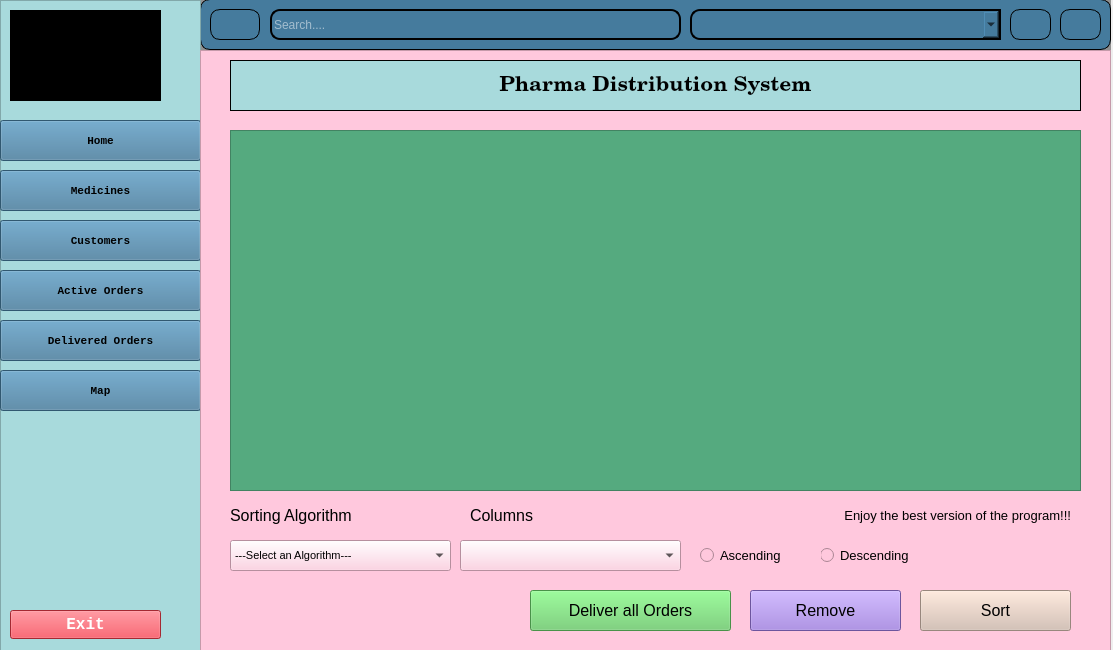
<?xml version="1.0" encoding="UTF-8"?>
<ui version="4.0">
 <class>MainWindow</class>
 <widget class="QMainWindow" name="MainWindow">
  <property name="geometry">
   <rect>
    <x>0</x>
    <y>0</y>
    <width>1113</width>
    <height>650</height>
   </rect>
  </property>
  <property name="windowTitle">
   <string>MainWindow</string>
  </property>
  <widget class="QWidget" name="centralwidget">
   <widget class="QWidget" name="widget_3" native="true">
    <property name="geometry">
     <rect>
      <x>0</x>
      <y>-10</y>
      <width>1111</width>
      <height>661</height>
     </rect>
    </property>
    <property name="styleSheet">
     <string notr="true">
background-color: rgb(144, 144, 144);</string>
    </property>
    <widget class="QWidget" name="widget" native="true">
     <property name="geometry">
      <rect>
       <x>200</x>
       <y>9</y>
       <width>911</width>
       <height>51</height>
      </rect>
     </property>
     <property name="minimumSize">
      <size>
       <width>0</width>
       <height>40</height>
      </size>
     </property>
     <property name="styleSheet">
      <string notr="true">background-color: #457b9d;
border-radius: 10px;



border: 1px solid black; /* Sets a black border with a width of 2 pixels */
</string>
     </property>
     <widget class="QPushButton" name="pushButton_13">
      <property name="geometry">
       <rect>
        <x>10</x>
        <y>10</y>
        <width>50</width>
        <height>31</height>
       </rect>
      </property>
      <property name="maximumSize">
       <size>
        <width>50</width>
        <height>50</height>
       </size>
      </property>
      <property name="text">
       <string/>
      </property>
      <property name="icon">
       <iconset>
        <normaloff>../icon/window-split-horizontal-128.gif</normaloff>../icon/window-split-horizontal-128.gif</iconset>
      </property>
      <property name="iconSize">
       <size>
        <width>20</width>
        <height>20</height>
       </size>
      </property>
      <property name="checkable">
       <bool>true</bool>
      </property>
     </widget>
     <widget class="QPushButton" name="pushButton_15">
      <property name="geometry">
       <rect>
        <x>810</x>
        <y>10</y>
        <width>41</width>
        <height>31</height>
       </rect>
      </property>
      <property name="text">
       <string/>
      </property>
      <property name="icon">
       <iconset>
        <normaloff>../icon/search.gif</normaloff>../icon/search.gif</iconset>
      </property>
     </widget>
     <widget class="QLineEdit" name="txtSearch">
      <property name="geometry">
       <rect>
        <x>70</x>
        <y>10</y>
        <width>411</width>
        <height>31</height>
       </rect>
      </property>
      <property name="styleSheet">
       <string notr="true">color: #fff;
border-radius: 10px; /* Sets a border radius of 10 pixels */
border: 2px solid black; /* Sets a black border with a width of 2 pixels */
</string>
      </property>
      <property name="placeholderText">
       <string>Search....</string>
      </property>
     </widget>
     <widget class="QPushButton" name="btnClose">
      <property name="geometry">
       <rect>
        <x>860</x>
        <y>10</y>
        <width>41</width>
        <height>31</height>
       </rect>
      </property>
      <property name="text">
       <string/>
      </property>
      <property name="icon">
       <iconset>
        <normaloff>../icon/exist.gif</normaloff>../icon/exist.gif</iconset>
      </property>
      <property name="iconSize">
       <size>
        <width>16</width>
        <height>16</height>
       </size>
      </property>
     </widget>
     <widget class="QComboBox" name="comboColumns">
      <property name="geometry">
       <rect>
        <x>490</x>
        <y>10</y>
        <width>311</width>
        <height>31</height>
       </rect>
      </property>
      <property name="styleSheet">
       <string notr="true">border-top-right-radius: 0px;
border-bottom-right-radius: 0px;
border: 2px solid black;</string>
      </property>
     </widget>
    </widget>
    <widget class="QFrame" name="frame">
     <property name="geometry">
      <rect>
       <x>0</x>
       <y>10</y>
       <width>201</width>
       <height>651</height>
      </rect>
     </property>
     <property name="styleSheet">
      <string notr="true">background-color:#a8dadc;</string>
     </property>
     <property name="frameShape">
      <enum>QFrame::StyledPanel</enum>
     </property>
     <property name="frameShadow">
      <enum>QFrame::Raised</enum>
     </property>
     <widget class="QPushButton" name="btnHome">
      <property name="geometry">
       <rect>
        <x>0</x>
        <y>120</y>
        <width>201</width>
        <height>41</height>
       </rect>
      </property>
      <property name="font">
       <font>
        <family>Courier New</family>
        <pointsize>8</pointsize>
        <weight>75</weight>
        <bold>true</bold>
       </font>
      </property>
      <property name="styleSheet">
       <string notr="true">background-color: rgb(69, 123, 157);</string>
      </property>
      <property name="text">
       <string>Home</string>
      </property>
      <property name="icon">
       <iconset>
        <normaloff>../icon/home.gif</normaloff>../icon/home.gif</iconset>
      </property>
      <property name="checkable">
       <bool>true</bool>
      </property>
      <property name="autoExclusive">
       <bool>true</bool>
      </property>
     </widget>
     <widget class="QPushButton" name="btnMap">
      <property name="geometry">
       <rect>
        <x>0</x>
        <y>370</y>
        <width>201</width>
        <height>41</height>
       </rect>
      </property>
      <property name="font">
       <font>
        <family>Courier New</family>
        <pointsize>8</pointsize>
        <weight>75</weight>
        <bold>true</bold>
       </font>
      </property>
      <property name="styleSheet">
       <string notr="true">background-color: rgb(69, 123, 157);</string>
      </property>
      <property name="text">
       <string>Map</string>
      </property>
      <property name="icon">
       <iconset>
        <normaloff>../icon/location.gif</normaloff>../icon/location.gif</iconset>
      </property>
      <property name="checkable">
       <bool>true</bool>
      </property>
      <property name="autoExclusive">
       <bool>true</bool>
      </property>
     </widget>
     <widget class="QPushButton" name="btnDOrders">
      <property name="geometry">
       <rect>
        <x>0</x>
        <y>320</y>
        <width>201</width>
        <height>41</height>
       </rect>
      </property>
      <property name="font">
       <font>
        <family>Courier New</family>
        <pointsize>8</pointsize>
        <weight>75</weight>
        <bold>true</bold>
       </font>
      </property>
      <property name="styleSheet">
       <string notr="true">background-color: rgb(69, 123, 157);</string>
      </property>
      <property name="text">
       <string>Delivered Orders</string>
      </property>
      <property name="icon">
       <iconset>
        <normaloff>../icon/delivered.gif</normaloff>../icon/delivered.gif</iconset>
      </property>
      <property name="checkable">
       <bool>true</bool>
      </property>
      <property name="autoExclusive">
       <bool>true</bool>
      </property>
     </widget>
     <widget class="QPushButton" name="btnCustomers">
      <property name="geometry">
       <rect>
        <x>0</x>
        <y>220</y>
        <width>201</width>
        <height>41</height>
       </rect>
      </property>
      <property name="font">
       <font>
        <family>Courier New</family>
        <pointsize>8</pointsize>
        <weight>75</weight>
        <bold>true</bold>
       </font>
      </property>
      <property name="styleSheet">
       <string notr="true">background-color: rgb(69, 123, 157);</string>
      </property>
      <property name="text">
       <string>Customers</string>
      </property>
      <property name="icon">
       <iconset>
        <normaloff>../icon/customers.gif</normaloff>../icon/customers.gif</iconset>
      </property>
      <property name="checkable">
       <bool>true</bool>
      </property>
      <property name="autoExclusive">
       <bool>true</bool>
      </property>
     </widget>
     <widget class="QPushButton" name="btnAOrders">
      <property name="geometry">
       <rect>
        <x>0</x>
        <y>270</y>
        <width>201</width>
        <height>41</height>
       </rect>
      </property>
      <property name="font">
       <font>
        <family>Courier New</family>
        <pointsize>8</pointsize>
        <weight>75</weight>
        <bold>true</bold>
       </font>
      </property>
      <property name="styleSheet">
       <string notr="true">background-color: #457b9d;</string>
      </property>
      <property name="text">
       <string>Active Orders</string>
      </property>
      <property name="icon">
       <iconset>
        <normaloff>../icon/incoming-order.gif</normaloff>../icon/incoming-order.gif</iconset>
      </property>
      <property name="checkable">
       <bool>true</bool>
      </property>
      <property name="autoExclusive">
       <bool>true</bool>
      </property>
     </widget>
     <widget class="QPushButton" name="btnExit">
      <property name="geometry">
       <rect>
        <x>10</x>
        <y>610</y>
        <width>151</width>
        <height>29</height>
       </rect>
      </property>
      <property name="font">
       <font>
        <family>Courier New</family>
        <pointsize>12</pointsize>
        <weight>75</weight>
        <bold>true</bold>
       </font>
      </property>
      <property name="styleSheet">
       <string notr="true">background-color: #e63946;
color: rgb(255, 255, 255);</string>
      </property>
      <property name="text">
       <string>Exit</string>
      </property>
      <property name="icon">
       <iconset>
        <normaloff>:/icon/icon/exist.gif</normaloff>:/icon/icon/exist.gif</iconset>
      </property>
     </widget>
     <widget class="QPushButton" name="pushButton">
      <property name="geometry">
       <rect>
        <x>10</x>
        <y>10</y>
        <width>151</width>
        <height>91</height>
       </rect>
      </property>
      <property name="styleSheet">
       <string notr="true">border: 100px solid black;
border-radius: 15px;</string>
      </property>
      <property name="text">
       <string/>
      </property>
      <property name="icon">
       <iconset>
        <normaloff>../../medicine.jpg</normaloff>../../medicine.jpg</iconset>
      </property>
      <property name="iconSize">
       <size>
        <width>300</width>
        <height>200</height>
       </size>
      </property>
      <property name="autoRepeat">
       <bool>false</bool>
      </property>
      <property name="autoExclusive">
       <bool>false</bool>
      </property>
     </widget>
     <widget class="QPushButton" name="btnMedicines">
      <property name="geometry">
       <rect>
        <x>0</x>
        <y>170</y>
        <width>201</width>
        <height>41</height>
       </rect>
      </property>
      <property name="font">
       <font>
        <family>Courier New</family>
        <pointsize>8</pointsize>
        <weight>75</weight>
        <bold>true</bold>
       </font>
      </property>
      <property name="styleSheet">
       <string notr="true">background-color: rgb(69, 123, 157);</string>
      </property>
      <property name="text">
       <string>Medicines</string>
      </property>
      <property name="icon">
       <iconset>
        <normaloff>../icon/side-bar.gif</normaloff>../icon/side-bar.gif</iconset>
      </property>
      <property name="checkable">
       <bool>true</bool>
      </property>
      <property name="autoExclusive">
       <bool>true</bool>
      </property>
     </widget>
    </widget>
    <widget class="QFrame" name="mainBody">
     <property name="geometry">
      <rect>
       <x>200</x>
       <y>60</y>
       <width>911</width>
       <height>601</height>
      </rect>
     </property>
     <property name="styleSheet">
      <string notr="true">background-color:#ffc8dd;</string>
     </property>
     <property name="frameShape">
      <enum>QFrame::StyledPanel</enum>
     </property>
     <property name="frameShadow">
      <enum>QFrame::Raised</enum>
     </property>
     <widget class="QTableView" name="tableView">
      <property name="geometry">
       <rect>
        <x>30</x>
        <y>80</y>
        <width>851</width>
        <height>361</height>
       </rect>
      </property>
      <property name="styleSheet">
       <string notr="true">background-color: rgb(85, 170, 127);</string>
      </property>
     </widget>
     <widget class="QLabel" name="label">
      <property name="geometry">
       <rect>
        <x>30</x>
        <y>10</y>
        <width>851</width>
        <height>51</height>
       </rect>
      </property>
      <property name="font">
       <font>
        <family>Century Schoolbook</family>
        <pointsize>16</pointsize>
        <weight>75</weight>
        <bold>true</bold>
       </font>
      </property>
      <property name="styleSheet">
       <string notr="true">background-color:#a8dadc;
border: 1px solid black;</string>
      </property>
      <property name="text">
       <string>Pharma Distribution System</string>
      </property>
      <property name="alignment">
       <set>Qt::AlignCenter</set>
      </property>
     </widget>
     <widget class="QPushButton" name="btnRemove">
      <property name="geometry">
       <rect>
        <x>550</x>
        <y>540</y>
        <width>151</width>
        <height>41</height>
       </rect>
      </property>
      <property name="font">
       <font>
        <pointsize>12</pointsize>
       </font>
      </property>
      <property name="styleSheet">
       <string notr="true">QPushButton {
    background-color: #9977dd; 
    color: black;
}

QPushButton:hover {
    background-color: #6699cc;
}

QPushButton:pressed {
    background-color: #66cccc; 
}
</string>
      </property>
      <property name="text">
       <string>Remove</string>
      </property>
     </widget>
     <widget class="QPushButton" name="btnSort">
      <property name="geometry">
       <rect>
        <x>720</x>
        <y>540</y>
        <width>151</width>
        <height>41</height>
       </rect>
      </property>
      <property name="font">
       <font>
        <pointsize>12</pointsize>
       </font>
      </property>
      <property name="styleSheet">
       <string notr="true">QPushButton {
	background-color: #d5bdaf;
    color: black;
}

QPushButton:hover {
	background-color: #e3d5ca;
}

QPushButton:pressed {
	background-color: #d5bdaf;
}
</string>
      </property>
      <property name="text">
       <string>Sort</string>
      </property>
     </widget>
     <widget class="QLabel" name="labelOrders">
      <property name="geometry">
       <rect>
        <x>400</x>
        <y>450</y>
        <width>471</width>
        <height>31</height>
       </rect>
      </property>
      <property name="font">
       <font>
        <pointsize>10</pointsize>
       </font>
      </property>
      <property name="text">
       <string>Enjoy the best version of the program!!!</string>
      </property>
      <property name="alignment">
       <set>Qt::AlignRight|Qt::AlignTrailing|Qt::AlignVCenter</set>
      </property>
     </widget>
     <widget class="QPushButton" name="btnDeliver">
      <property name="geometry">
       <rect>
        <x>330</x>
        <y>540</y>
        <width>201</width>
        <height>41</height>
       </rect>
      </property>
      <property name="font">
       <font>
        <pointsize>12</pointsize>
       </font>
      </property>
      <property name="styleSheet">
       <string notr="true">QPushButton {
    background-color: #66cc66; 
    color: black;
}

QPushButton:hover {
    background-color: #ccffcc; 
}

QPushButton:pressed {
    background-color: #99ff99;
}
</string>
      </property>
      <property name="text">
       <string>Deliver all Orders</string>
      </property>
     </widget>
     <widget class="QLabel" name="labelColumns">
      <property name="geometry">
       <rect>
        <x>270</x>
        <y>450</y>
        <width>131</width>
        <height>31</height>
       </rect>
      </property>
      <property name="font">
       <font>
        <pointsize>12</pointsize>
       </font>
      </property>
      <property name="text">
       <string>Columns</string>
      </property>
     </widget>
     <widget class="QComboBox" name="comboAlgos">
      <property name="geometry">
       <rect>
        <x>30</x>
        <y>490</y>
        <width>221</width>
        <height>31</height>
       </rect>
      </property>
      <property name="font">
       <font>
        <pointsize>8</pointsize>
       </font>
      </property>
      <item>
       <property name="text">
        <string>---Select an Algorithm---</string>
       </property>
      </item>
      <item>
       <property name="text">
        <string>Bubble Sort</string>
       </property>
      </item>
      <item>
       <property name="text">
        <string>Insertion Sort</string>
       </property>
      </item>
      <item>
       <property name="text">
        <string>Merge Sort</string>
       </property>
      </item>
      <item>
       <property name="text">
        <string>Quick Sort</string>
       </property>
      </item>
      <item>
       <property name="text">
        <string>Selection Sort</string>
       </property>
      </item>
      <item>
       <property name="text">
        <string>Counting Sort</string>
       </property>
      </item>
      <item>
       <property name="text">
        <string>Shell Sort</string>
       </property>
      </item>
     </widget>
     <widget class="QRadioButton" name="radioDes">
      <property name="geometry">
       <rect>
        <x>620</x>
        <y>490</y>
        <width>141</width>
        <height>31</height>
       </rect>
      </property>
      <property name="font">
       <font>
        <pointsize>10</pointsize>
        <weight>50</weight>
        <bold>false</bold>
       </font>
      </property>
      <property name="text">
       <string>Descending</string>
      </property>
     </widget>
     <widget class="QLabel" name="labelAlgos">
      <property name="geometry">
       <rect>
        <x>30</x>
        <y>450</y>
        <width>181</width>
        <height>31</height>
       </rect>
      </property>
      <property name="font">
       <font>
        <pointsize>12</pointsize>
       </font>
      </property>
      <property name="text">
       <string>Sorting Algorithm</string>
      </property>
     </widget>
     <widget class="QComboBox" name="comboColumns2">
      <property name="geometry">
       <rect>
        <x>260</x>
        <y>490</y>
        <width>221</width>
        <height>31</height>
       </rect>
      </property>
     </widget>
     <widget class="QRadioButton" name="radioAsc">
      <property name="geometry">
       <rect>
        <x>500</x>
        <y>490</y>
        <width>121</width>
        <height>31</height>
       </rect>
      </property>
      <property name="font">
       <font>
        <pointsize>10</pointsize>
        <weight>50</weight>
        <bold>false</bold>
       </font>
      </property>
      <property name="text">
       <string>Ascending</string>
      </property>
     </widget>
    </widget>
   </widget>
  </widget>
 </widget>
 <resources/>
 <connections/>
</ui>
